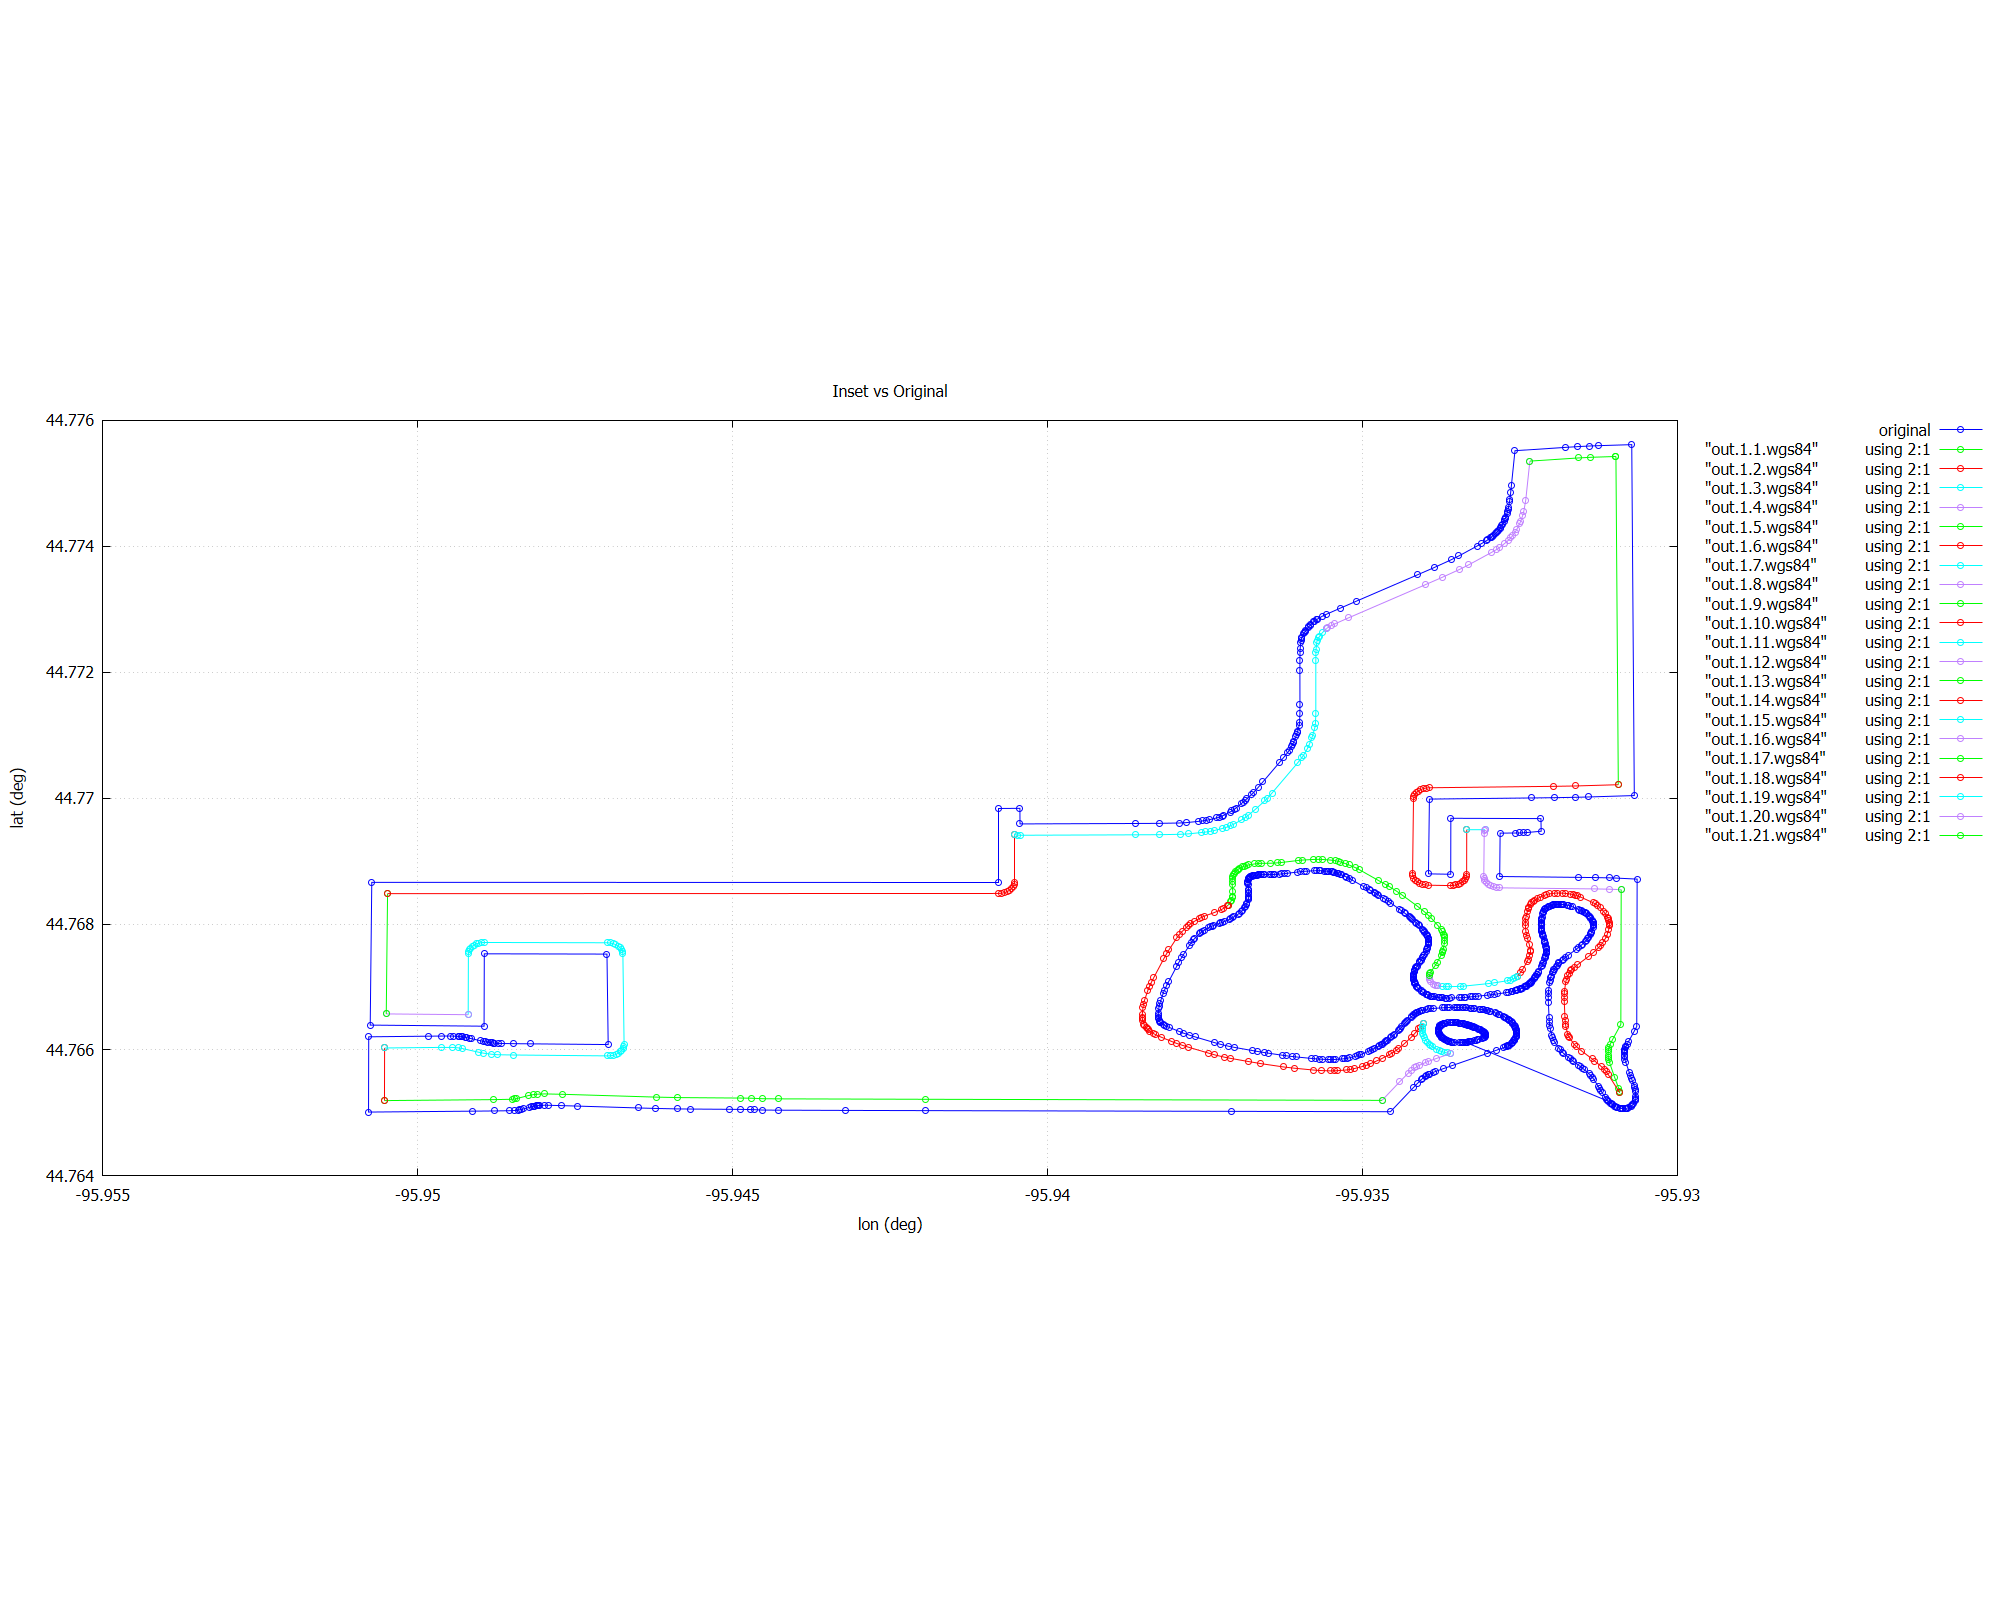

This chart was generated by the following gnuplot code:
set term pngcairo size 2000,1600
if (!exists("outfile")) outfile = "field3.png"
set output outfile
if (!exists("titletxt")) titletxt = "Inset vs Original"
set title titletxt

set mapping spherical
set xlabel "lon (deg)"
set ylabel "lat (deg)"
set grid
set key outside
set size ratio -1   # keep aspect ratio

plot "points.wgs84"  	using 2:1 w lp pt 6 lc rgb "blue"  t "original", \
     "out.1.1.wgs84" 	using 2:1 w lp pt 6 lc rgb "green",  \
     "out.1.2.wgs84" 	using 2:1 w lp pt 6 lc rgb "red",    \
     "out.1.3.wgs84" 	using 2:1 w lp pt 6 lc rgb "cyan",   \
     "out.1.4.wgs84" 	using 2:1 w lp pt 6 lc rgb "purple", \
     "out.1.5.wgs84" 	using 2:1 w lp pt 6 lc rgb "green",  \
     "out.1.6.wgs84" 	using 2:1 w lp pt 6 lc rgb "red",    \
     "out.1.7.wgs84" 	using 2:1 w lp pt 6 lc rgb "cyan",   \
     "out.1.8.wgs84" 	using 2:1 w lp pt 6 lc rgb "purple", \
     "out.1.9.wgs84" 	using 2:1 w lp pt 6 lc rgb "green",  \
     "out.1.10.wgs84" 	using 2:1 w lp pt 6 lc rgb "red",   \
     "out.1.11.wgs84" 	using 2:1 w lp pt 6 lc rgb "cyan",  \
     "out.1.12.wgs84" 	using 2:1 w lp pt 6 lc rgb "purple",\
     "out.1.13.wgs84" 	using 2:1 w lp pt 6 lc rgb "green", \
     "out.1.14.wgs84" 	using 2:1 w lp pt 6 lc rgb "red",   \
     "out.1.15.wgs84" 	using 2:1 w lp pt 6 lc rgb "cyan",  \
     "out.1.16.wgs84" 	using 2:1 w lp pt 6 lc rgb "purple",\
     "out.1.17.wgs84" 	using 2:1 w lp pt 6 lc rgb "green", \
     "out.1.18.wgs84" 	using 2:1 w lp pt 6 lc rgb "red",   \
     "out.1.19.wgs84" 	using 2:1 w lp pt 6 lc rgb "cyan",  \
     "out.1.20.wgs84" 	using 2:1 w lp pt 6 lc rgb "purple",\
     "out.1.21.wgs84" 	using 2:1 w lp pt 6 lc rgb "green", \
     "out.1.22.wgs84" 	using 2:1 w lp pt 6 lc rgb "red",   \
     "out.2.1.wgs84" 	using 2:1 w lp pt 6 lc rgb "green",  \
     "out.2.2.wgs84" 	using 2:1 w lp pt 6 lc rgb "red",    \
     "out.2.3.wgs84" 	using 2:1 w lp pt 6 lc rgb "cyan",   \
     "out.2.4.wgs84" 	using 2:1 w lp pt 6 lc rgb "purple", \
     "out.2.5.wgs84" 	using 2:1 w lp pt 6 lc rgb "green",  \
     "out.2.6.wgs84" 	using 2:1 w lp pt 6 lc rgb "red",    \
     "out.2.7.wgs84" 	using 2:1 w lp pt 6 lc rgb "cyan",   \
     "out.2.8.wgs84" 	using 2:1 w lp pt 6 lc rgb "purple", \
     "out.2.9.wgs84" 	using 2:1 w lp pt 6 lc rgb "green",  \
     "out.2.10.wgs84" 	using 2:1 w lp pt 6 lc rgb "red",   \
     "out.2.11.wgs84" 	using 2:1 w lp pt 6 lc rgb "cyan",  \
     "out.2.12.wgs84" 	using 2:1 w lp pt 6 lc rgb "purple",\
     "out.2.13.wgs84" 	using 2:1 w lp pt 6 lc rgb "green", \
     "out.2.14.wgs84" 	using 2:1 w lp pt 6 lc rgb "red",   \
     "out.2.15.wgs84" 	using 2:1 w lp pt 6 lc rgb "cyan",  \
     "out.2.16.wgs84" 	using 2:1 w lp pt 6 lc rgb "purple",\
     "out.2.17.wgs84" 	using 2:1 w lp pt 6 lc rgb "green", \
     "out.2.18.wgs84" 	using 2:1 w lp pt 6 lc rgb "red",   \
     "out.2.19.wgs84" 	using 2:1 w lp pt 6 lc rgb "cyan",  \
     "out.2.20.wgs84" 	using 2:1 w lp pt 6 lc rgb "purple",\
     "out.2.21.wgs84" 	using 2:1 w lp pt 6 lc rgb "green", \
     "out.2.22.wgs84" 	using 2:1 w lp pt 6 lc rgb "red",   \
     "out.3.1.wgs84" 	using 2:1 w lp pt 6 lc rgb "green",  \
     "out.3.2.wgs84" 	using 2:1 w lp pt 6 lc rgb "red",    \
     "out.3.3.wgs84" 	using 2:1 w lp pt 6 lc rgb "cyan",   \
     "out.3.4.wgs84" 	using 2:1 w lp pt 6 lc rgb "purple", \
     "out.3.5.wgs84" 	using 2:1 w lp pt 6 lc rgb "green",  \
     "out.3.6.wgs84" 	using 2:1 w lp pt 6 lc rgb "red",    \
     "out.3.7.wgs84" 	using 2:1 w lp pt 6 lc rgb "cyan",   \
     "out.3.8.wgs84" 	using 2:1 w lp pt 6 lc rgb "purple", \
     "out.3.9.wgs84" 	using 2:1 w lp pt 6 lc rgb "green",  \
     "out.3.10.wgs84" 	using 2:1 w lp pt 6 lc rgb "red",   \
     "out.3.11.wgs84" 	using 2:1 w lp pt 6 lc rgb "cyan",  \
     "out.3.12.wgs84" 	using 2:1 w lp pt 6 lc rgb "purple",\
     "out.3.13.wgs84" 	using 2:1 w lp pt 6 lc rgb "green", \
     "out.3.14.wgs84" 	using 2:1 w lp pt 6 lc rgb "red",   \
     "out.3.15.wgs84" 	using 2:1 w lp pt 6 lc rgb "cyan",  \
     "out.3.16.wgs84" 	using 2:1 w lp pt 6 lc rgb "purple",\
     "out.3.17.wgs84" 	using 2:1 w lp pt 6 lc rgb "green", \
     "out.3.18.wgs84" 	using 2:1 w lp pt 6 lc rgb "red",   \
     "out.3.19.wgs84" 	using 2:1 w lp pt 6 lc rgb "cyan",  \
     "out.3.20.wgs84" 	using 2:1 w lp pt 6 lc rgb "purple",\
     "out.3.21.wgs84" 	using 2:1 w lp pt 6 lc rgb "green", \
     "out.3.22.wgs84" 	using 2:1 w lp pt 6 lc rgb "red"
